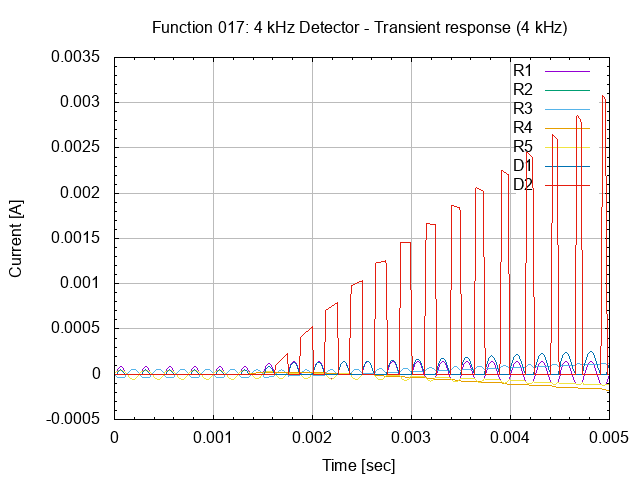

Source code (gnuplot):
# setup terminal
set term png

# setup graph
set output "26.017.00.02.01.02.png"
set title "Function 017: 4 kHz Detector - Transient response (4 kHz)"

# setup Y-axis
set grid ytics lt 1 lw 1 lc rgb "#bbbbbb"
set mytics
set ylabel "Current [A]"

# setup X-axis
set grid xtics lt 1 lw 1 lc rgb "#bbbbbb"
set mxtics
set xrange [0:0.005]
set xlabel "Time [sec]"

# setup plot style
set style data lines
plot '26.017.00.02.01.dat' using 1:2 title "R1", \
     '26.017.00.02.01.dat' using 1:3 title "R2", \
     '26.017.00.02.01.dat' using 1:4 title "R3", \
     '26.017.00.02.01.dat' using 1:5 title "R4", \
     '26.017.00.02.01.dat' using 1:6 title "R5", \
     '26.017.00.02.01.dat' using 1:7 title "D1", \
     '26.017.00.02.01.dat' using 1:8 title "D2"

# set output back to default
set output

# reset terminal type
set terminal pop
